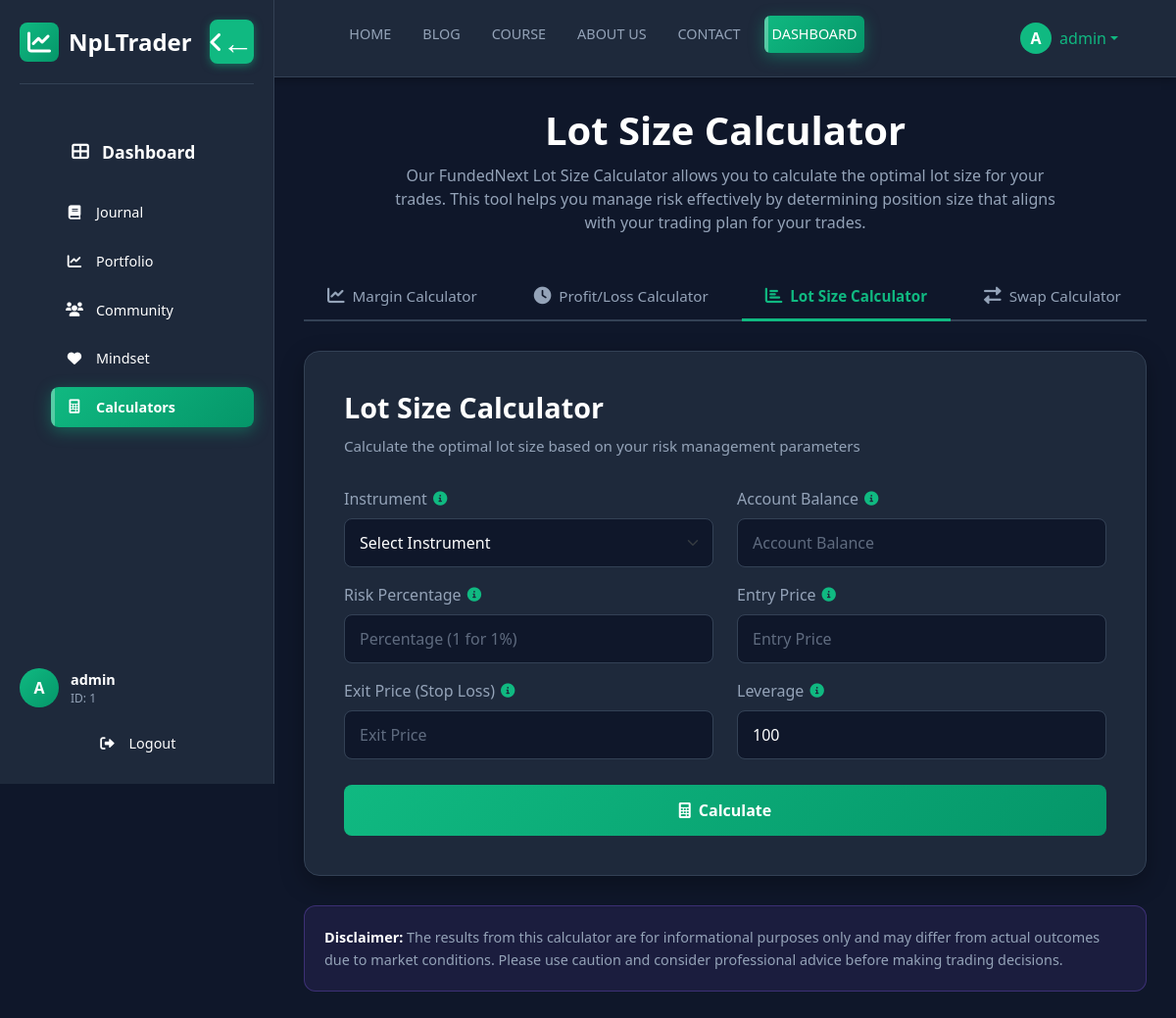
Screenshot of /dashboard/calculator.php (signed in) with the database file from the repository.
### tables this page shows
CREATE TABLE IF NOT EXISTS `users` (
  `id` int(11) NOT NULL AUTO_INCREMENT,
  `username` varchar(100) NOT NULL,
  `email` varchar(255) NOT NULL,
  `password` varchar(255) NOT NULL,
  `role` enum('user','admin') DEFAULT 'user',
  `balance` decimal(10,2) DEFAULT 0.00,
  `created_at` timestamp NOT NULL DEFAULT CURRENT_TIMESTAMP,
  `updated_at` timestamp NOT NULL DEFAULT CURRENT_TIMESTAMP ON UPDATE CURRENT_TIMESTAMP,
  PRIMARY KEY (`id`),
  UNIQUE KEY `email` (`email`),
  KEY `username` (`username`)
);

### dashboard/calculator.php (the view, shortened to what this page needs)
<?php
require_once __DIR__.'/../config/database.php';
try {
    $stmt = $pdo->prepare("SELECT * FROM users WHERE id = ?");
    $stmt->execute([$_SESSION['user_id']]);
    $user = $stmt->fetch(PDO::FETCH_ASSOC);
} catch (PDOException $e) {
    die("डाटाबेस त्रुटि: " . $e->getMessage());
}
$calc_type = isset($_GET['type']) ? $_GET['type'] : 'lot-size';
?>
<!DOCTYPE html>
<html lang="en">
<head>
    <link href="https://cdn.jsdelivr.net/npm/bootstrap@5.3.0/dist/css/bootstrap.min.css" rel="stylesheet">
    <link rel="stylesheet" href="https://cdnjs.cloudflare.com/ajax/libs/font-awesome/6.0.0/css/all.min.css">
</head>
<body>
    <nav class="navbar navbar-expand-lg navbar-light sticky-top top-navbar">
        <div class="container">
            <a class="navbar-brand fw-bold" href="../index.php">
            </a>
            <div class="collapse navbar-collapse" id="navbarNav">
                <ul class="navbar-nav mx-auto">
                    <li class="nav-item">
                        <a class="nav-link" href="../index.php">HOME</a>
                    </li>
                    <li class="nav-item">
                        <a class="nav-link" href="../blog.php">BLOG</a>
                    </li>
                    <li class="nav-item">
                        <a class="nav-link" href="../course/course.php">COURSE</a>
                    </li>
                    <li class="nav-item">
                        <a class="nav-link" href="../about.php">ABOUT US</a>
                    </li>
                    <li class="nav-item">
                        <a class="nav-link" href="../contact.php">CONTACT</a>
                    </li>
                    <li class="nav-item">
                        <a class="nav-link active" href="dashboard.php">DASHBOARD</a>
                    </li>
                </ul>
                <div class="d-flex align-items-center">
                    <?php
                    $profile_image = $user['profile_image'] ?? null;
                    ?>
                    <div class="dropdown me-3">
                        <button class="btn btn-link text-decoration-none dropdown-toggle d-flex align-items-center" type="button" data-bs-toggle="dropdown" style="color: var(--primary) !important; padding: 0;">
                            <?php if (!empty($profile_image) && file_exists($profile_image)): ?>
                                <img src="<?php echo htmlspecialchars($profile_image); ?>" alt="Profile" style="width: 32px; height: 32px; border-radius: 50%; object-fit: cover; margin-right: 8px; border: 2px solid var(--primary);">
                            <?php else: ?>
                                <div style="width: 32px; height: 32px; border-radius: 50%; background: var(--primary); color: white; display: flex; align-items: center; justify-content: center; margin-right: 8px; font-weight: bold;">
                                    <?php echo strtoupper(substr($user['username'], 0, 1)); ?>
                                </div>
                            <?php endif; ?>
                            <span><?php echo htmlspecialchars($user['username']); ?></span>
                        </button>
                    </div>
                </div>
            </div>
        </div>
    </nav>
    <aside class="sidebar" id="sidebar">
        <div class="sidebar-header">
            <div class="logo">
                <div class="logo-icon">
                    <i class="fas fa-chart-line"></i>
                </div>
                <span>NpLTrader</span>
            </div>
            <button class="sidebar-close" onclick="toggleSidebar()" title="Close Sidebar">
                <i class="fas fa-angle-left"></i>
                <span class="close-arrow">←</span>
            </button>
        </div>
        <ul class="nav-menu">
            <li class="nav-item">
                <a href="dashboard.php" class="nav-link dashboard-link">
                    <i class="fas fa-th-large"></i>
                    <span>Dashboard</span>
                </a>
            </li>
            <li class="nav-item">
                <a href="journal.php" class="nav-link">
                    <i class="fas fa-book"></i>
                    <span>Journal</span>
                </a>
            </li>
            <li class="nav-item">
                <a href="portfolio.php" class="nav-link">
                    <i class="fas fa-chart-line"></i>
                    <span>Portfolio</span>
                </a>
            </li>
            <li class="nav-item">
                <a href="Community.php" class="nav-link">
                    <i class="fas fa-users"></i>
                    <span>Community</span>
                </a>
            </li>
            <li class="nav-item">
                <a href="Mindset.php" class="nav-link">
                    <i class="fas fa-heart"></i>
                    <span>Mindset</span>
                </a>
            </li>
            <li class="nav-item">
                <a href="calculator.php" class="nav-link active">
                    <i class="fas fa-calculator"></i>
                    <span>Calculators</span>
                </a>
            </li>
        </ul>
        <div style="position: absolute; bottom: 20px; left: 20px; right: 20px;">
            <div class="user-info">
                <div class="user-avatar">
                    <?php
                    $profile_image = $user['profile_image'] ?? null;
                    if (!empty($profile_image) && file_exists($profile_image)):
                    ?>
                        <img src="<?php echo htmlspecialchars($profile_image); ?>" alt="Profile" style="width: 100%; height: 100%; object-fit: cover; border-radius: 50%;">
                    <?php else: ?>
                        <?php echo strtoupper(substr($user['username'], 0, 1)); ?>
                    <?php endif; ?>
                </div>
                <div class="user-details">
                    <div class="user-name"><?php echo htmlspecialchars($user['username']); ?></div>
                    <div class="user-id">ID: <?php echo htmlspecialchars($user['id']); ?></div>
                </div>
            </div>
            <a href="../logout.php" class="nav-link mt-3" style="justify-content: center; color: var(--text-primary);">
                <i class="fas fa-sign-out-alt"></i>
                <span>Logout</span>
            </a>
        </div>
    </aside>
    <main class="main-content">
        <div class="calculator-container">
            <div class="calculator-header">
                <h1 class="calculator-main-title">Lot Size Calculator</h1>
                <p class="calculator-description">
                    Our FundedNext Lot Size Calculator allows you to calculate the optimal lot size for your trades.
                    This tool helps you manage risk effectively by determining position size that aligns with your trading plan for your trades.
                </p>
            </div>
            <div class="calculator-tabs">
                <button class="calculator-tab <?php echo $calc_type === 'margin' ? 'active' : ''; ?>" onclick="switchCalculator('margin')">
                    <i class="fas fa-chart-line"></i>
                    <span>Margin Calculator</span>
                </button>
                <button class="calculator-tab <?php echo $calc_type === 'profit-loss' ? 'active' : ''; ?>" onclick="switchCalculator('profit-loss')">
                    <i class="fas fa-clock"></i>
                    <span>Profit/Loss Calculator</span>
                </button>
                <button class="calculator-tab <?php echo $calc_type === 'lot-size' ? 'active' : ''; ?>" onclick="switchCalculator('lot-size')">
                    <i class="fas fa-chart-bar"></i>
                    <span>Lot Size Calculator</span>
                </button>
                <button class="calculator-tab <?php echo $calc_type === 'swap' ? 'active' : ''; ?>" onclick="switchCalculator('swap')">
                    <i class="fas fa-exchange-alt"></i>
                    <span>Swap Calculator</span>
                </button>
            </div>
            <div class="calculator-card">
                <div class="calculator-content <?php echo $calc_type === 'lot-size' ? 'active' : ''; ?>" id="lot-size-calc">
                    <h2 class="calculator-title">Lot Size Calculator</h2>
                    <p class="calculator-subtitle">Calculate the optimal lot size based on your risk management parameters</p>
                    <form id="lotSizeCalculator" onsubmit="calculateLotSize(event)">
                        <div class="row">
                            <div class="col-md-6 mb-3">
                                <label class="form-label">
                                    Instrument
                                    <i class="fas fa-info-circle info-icon"></i>
                                </label>
                                <select class="form-select" id="lotInstrument" required>
                                    <option value="">Select Instrument</option>
                                </select>
                            </div>
                            <div class="col-md-6 mb-3">
                                <label class="form-label">
                                    Account Balance
                                    <i class="fas fa-info-circle info-icon"></i>
                                </label>
                                <input type="number" class="form-control" id="lotBalance" step="0.01" min="0" placeholder="Account Balance" required>
                            </div>
                        </div>
                        <div class="row">
                            <div class="col-md-6 mb-3">
                                <label class="form-label">
                                    Risk Percentage
                                    <i class="fas fa-info-circle info-icon" title="Percentage (1 for 1%)"></i>
                                </label>
                                <input type="number" class="form-control" id="lotRiskPercent" step="0.1" min="0" max="100" placeholder="Percentage (1 for 1%)" required>
                            </div>
                            <div class="col-md-6 mb-3">
                                <label class="form-label">
                                    Entry Price
                                    <i class="fas fa-info-circle info-icon"></i>
                                </label>
                                <input type="number" class="form-control" id="lotEntryPrice" step="0.00001" min="0" placeholder="Entry Price" required>
                            </div>
                        </div>
                        <div class="row">
                            <div class="col-md-6 mb-3">
                                <label class="form-label">
                                    Exit Price (Stop Loss)
                                    <i class="fas fa-info-circle info-icon"></i>
                                </label>
                                <input type="number" class="form-control" id="lotExitPrice" step="0.00001" min="0" placeholder="Exit Price" required>
                            </div>
                            <div class="col-md-6 mb-3">
                                <label class="form-label">
                                    Leverage
                                    <i class="fas fa-info-circle info-icon"></i>
                                </label>
                                <input type="number" class="form-control" id="lotLeverage" step="1" min="1" placeholder="Leverage" value="100" required>
                            </div>
                        </div>
                        <button type="submit" class="btn-calculate">
                            <i class="fas fa-calculator me-2"></i>Calculate
                        </button>
                    </form>
                </div>
            </div>
            <div class="disclaimer-box">
                <strong>Disclaimer:</strong> The results from this calculator are for informational purposes only and may differ from actual outcomes due to market conditions. Please use caution and consider professional advice before making trading decisions.
            </div>
        </div>
    </main>
</body>
</html>

### rows the page displays
users: username "A", username "admin", id "1"
